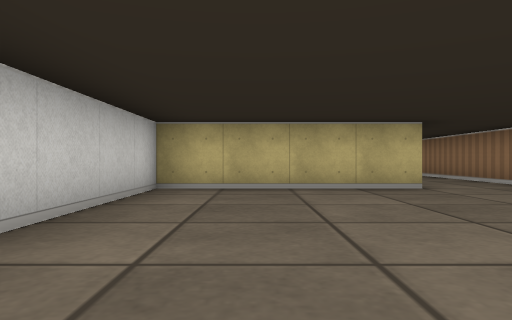
view 1 (above)

16 first-person views from a walk through a cub3D level. The camera is about half as high as the walls, looks level and sees 70° across. The floor is counted in squares. Each view is taken from the middle of a square. On the plan, view 1 faces up. The plan holds only what a view shows up to about 9 squares ahead; the rest is blank. The place goes on beyond the plan.

view 2
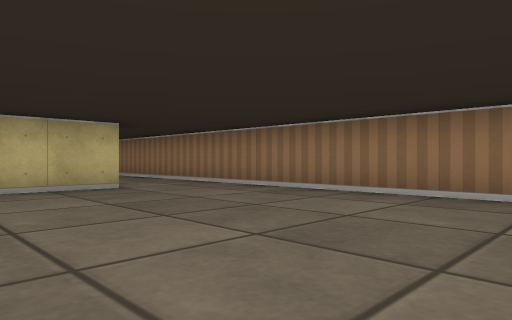

view 3
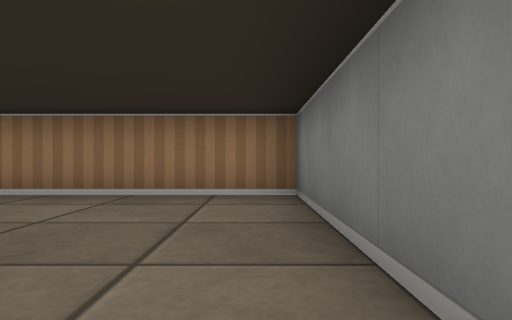

view 4
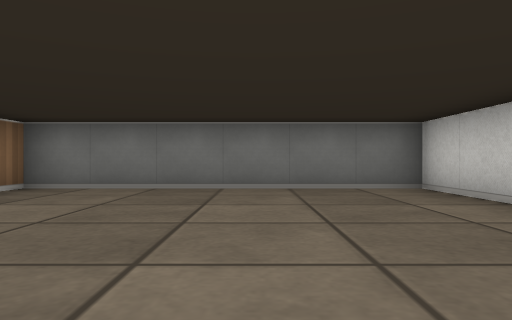

view 5
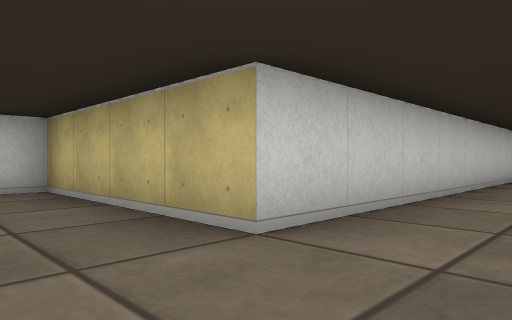

view 6
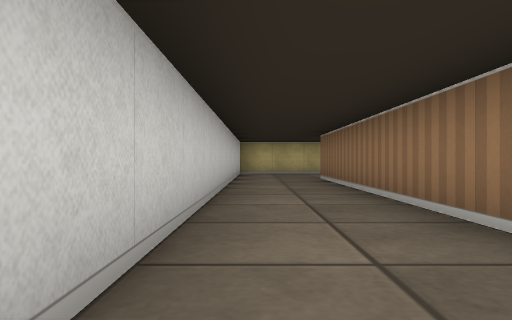

view 7
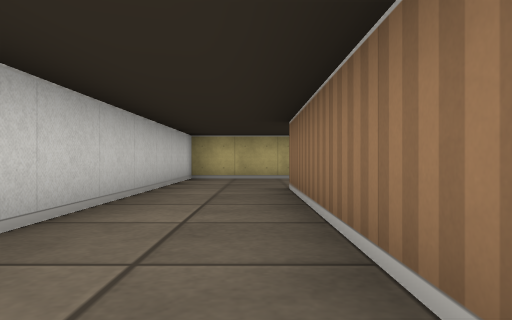

view 8
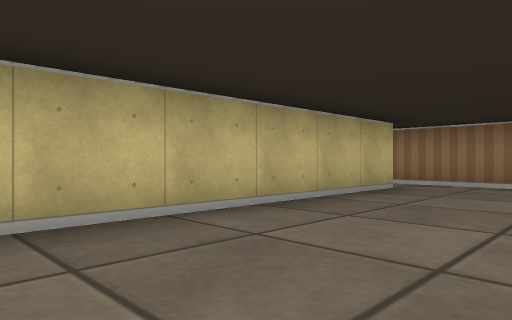

view 9
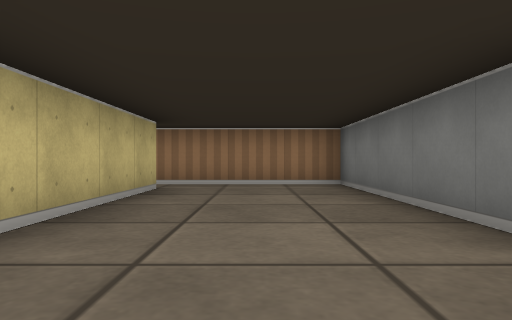

view 10
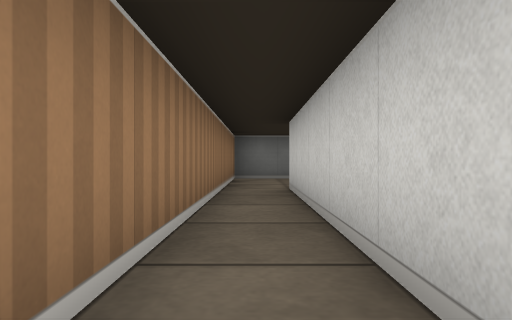

view 11
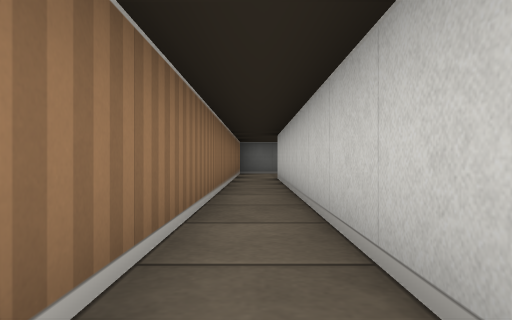

view 12
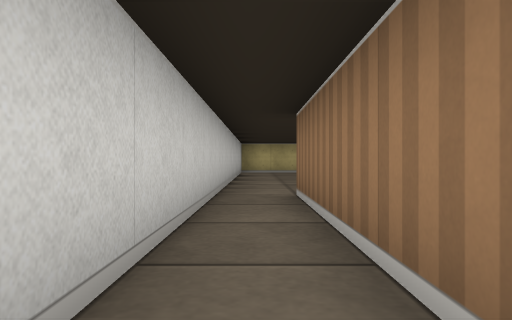

view 13
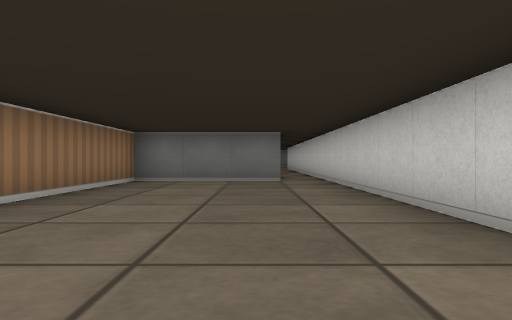

view 14
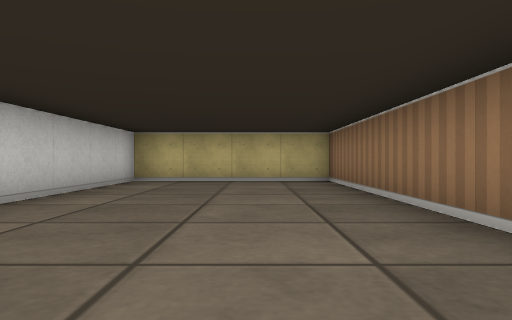

view 15
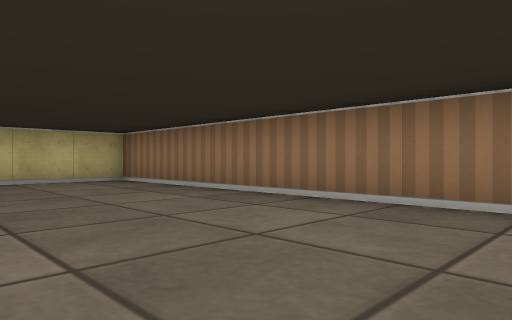

view 16
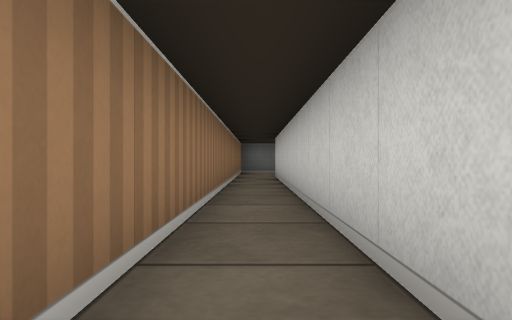

### Floor plan
Ten units are one square. View 1 is at (0, 0); x grows to the right and y downward. Boxes are objects, and circles mark ways between rooms. Rooms are numbered by the first view taken in them; rooms with no view inside come last. Other rooms are left out.
<svg viewBox="-20 -380 150 390">
<path fill="none" stroke="#000" d="M51 -165 95 -165 95 -195M85 -195 25 -195 25 -55 -15 -55 -15 5 45 5 45 -165M95 -195 95 -295 125 -295 125 -375 85 -375 85 -195"/>
<circle cx="90" cy="-200" r="3" fill="#2a7"/>
<text x="30" y="-90">1</text>
<text x="100" y="-310">2</text>
</svg>
Room 1 opens to room 2.

Where each view was taken, in squares from view 1:
view 1: 0 up, 0 right, facing up
view 2: 0 up, 0 right, facing up-right
view 3: 0 up, 0 right, facing right
view 4: 5 up, 1 right, facing down
view 5: 4 up, 4 right, facing up-left
view 6: 8 up, 3 right, facing up
view 7: 11 up, 4 right, facing up
view 8: 17 up, 3 right, facing up-right
view 9: 18 up, 3 right, facing right
view 10: 25 up, 9 right, facing down
view 11: 28 up, 9 right, facing down
view 12: 25 up, 9 right, facing up
view 13: 37 up, 10 right, facing down
view 14: 30 up, 11 right, facing up
view 15: 30 up, 9 right, facing up-right
view 16: 29 up, 9 right, facing down
